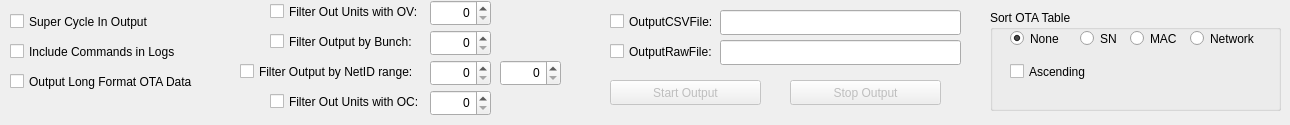
        <widget class="QWidget" name="OutputTab">
         <property name="toolTip">
          <string>Output Tab: Control of how and where End Device information gets logged.</string>
         </property>
         <attribute name="title">
          <string>Output</string>
         </attribute>
         <widget class="QCheckBox" name="outputIncludeCommandsInLogCheckBox">
          <property name="geometry">
           <rect>
            <x>10</x>
            <y>40</y>
            <width>181</width>
            <height>23</height>
           </rect>
          </property>
          <property name="toolTip">
           <string>Click to include commands sent to gateway (in chronological order within end device output) in online or logged output.</string>
          </property>
          <property name="text">
           <string>Include Commands in Logs</string>
          </property>
         </widget>
         <widget class="QCheckBox" name="outputOutputLongFormatOTADataCheckBox">
          <property name="geometry">
           <rect>
            <x>10</x>
            <y>70</y>
            <width>211</width>
            <height>23</height>
           </rect>
          </property>
          <property name="toolTip">
           <string>Click to display end device information in Long Format.</string>
          </property>
          <property name="text">
           <string>Output Long Format OTA Data</string>
          </property>
         </widget>
         <widget class="QCheckBox" name="outputSuperCycleInOutputCheckBox">
          <property name="geometry">
           <rect>
            <x>10</x>
            <y>10</y>
            <width>161</width>
            <height>23</height>
           </rect>
          </property>
          <property name="toolTip">
           <string>Click to include Super Cycle Information in output.</string>
          </property>
          <property name="text">
           <string>Super Cycle In Output</string>
          </property>
         </widget>
         <widget class="QCheckBox" name="outputFilterOutUnitsWithOVCheckBox">
          <property name="geometry">
           <rect>
            <x>270</x>
            <y>0</y>
            <width>161</width>
            <height>23</height>
           </rect>
          </property>
          <property name="toolTip">
           <string>If checked, filter output of optimizers with this OV.</string>
          </property>
          <property name="text">
           <string>Filter Out Units with OV:</string>
          </property>
         </widget>
         <widget class="QCheckBox" name="outputFilterOutputByBunchCheckBox">
          <property name="geometry">
           <rect>
            <x>270</x>
            <y>30</y>
            <width>161</width>
            <height>23</height>
           </rect>
          </property>
          <property name="toolTip">
           <string>If Clicked, output will be filtered to end devices with the same bunch ID as specified to the right.</string>
          </property>
          <property name="text">
           <string>Filter Output by Bunch:</string>
          </property>
         </widget>
         <widget class="QCheckBox" name="outputFilterOutputByNetIDRangeCheckBox">
          <property name="geometry">
           <rect>
            <x>240</x>
            <y>60</y>
            <width>191</width>
            <height>23</height>
           </rect>
          </property>
          <property name="toolTip">
           <string>If Clicked, will filter output to those units contained (inclusive) within the Start and End Network address in the spinboxes to only the right.</string>
          </property>
          <property name="text">
           <string>Filter Output by NetID range:</string>
          </property>
         </widget>
         <widget class="QCheckBox" name="outputFilterOutUnitsWithOCCheckBox">
          <property name="geometry">
           <rect>
            <x>270</x>
            <y>90</y>
            <width>161</width>
            <height>23</height>
           </rect>
          </property>
          <property name="toolTip">
           <string>If Clicked, filter output of optimizers reporting this OC</string>
          </property>
          <property name="text">
           <string>Filter Out Units with OC:</string>
          </property>
         </widget>
         <widget class="QCheckBox" name="outputFilterOutputCSVFileCheckBox">
          <property name="geometry">
           <rect>
            <x>610</x>
            <y>10</y>
            <width>111</width>
            <height>23</height>
           </rect>
          </property>
          <property name="toolTip">
           <string>If Clicked, output will be logged in CSV format into the named file specified in the line edit box to the right.</string>
          </property>
          <property name="text">
           <string>OutputCSVFile:</string>
          </property>
         </widget>
         <widget class="QLineEdit" name="outputOutputCSVFileLineEdit">
          <property name="geometry">
           <rect>
            <x>720</x>
            <y>10</y>
            <width>241</width>
            <height>25</height>
           </rect>
          </property>
          <property name="toolTip">
           <string>Partial Name of the file where CSV output will be logged (date will be appended to this name, extension csv)</string>
          </property>
         </widget>
         <widget class="QCheckBox" name="outputFilterOutputRawFileCheckBox">
          <property name="geometry">
           <rect>
            <x>610</x>
            <y>40</y>
            <width>111</width>
            <height>23</height>
           </rect>
          </property>
          <property name="toolTip">
           <string>If Clicked, output will be logged in RAW (straight from gateway)  format into the named file specified in the line edit box to the right.</string>
          </property>
          <property name="text">
           <string>OutputRawFile:</string>
          </property>
         </widget>
         <widget class="QLineEdit" name="outputOutputRawFileLineEdit">
          <property name="geometry">
           <rect>
            <x>720</x>
            <y>40</y>
            <width>241</width>
            <height>25</height>
           </rect>
          </property>
          <property name="toolTip">
           <string>Partial Name of the file where RAW output will be logged (date will be appended to this name, extension csv)</string>
          </property>
         </widget>
         <widget class="QPushButton" name="outputStartOutputPushButton">
          <property name="enabled">
           <bool>false</bool>
          </property>
          <property name="geometry">
           <rect>
            <x>610</x>
            <y>80</y>
            <width>151</width>
            <height>25</height>
           </rect>
          </property>
          <property name="minimumSize">
           <size>
            <width>0</width>
            <height>0</height>
           </size>
          </property>
          <property name="toolTip">
           <string>Logging will begin, if check boxed selected,  to the specified file (CSV, Raw, or both). If file not specified, will allow choice of path and file name to log to.. </string>
          </property>
          <property name="text">
           <string>Start Output</string>
          </property>
         </widget>
         <widget class="QSpinBox" name="outputFilterOutUnitsWithOVSpinBox">
          <property name="geometry">
           <rect>
            <x>430</x>
            <y>0</y>
            <width>61</width>
            <height>26</height>
           </rect>
          </property>
          <property name="toolTip">
           <string>Set Value to filter out units with this OTA OV reported value</string>
          </property>
          <property name="layoutDirection">
           <enum>Qt::LeftToRight</enum>
          </property>
          <property name="inputMethodHints">
           <set>Qt::ImhPreferUppercase|Qt::ImhUppercaseOnly</set>
          </property>
          <property name="alignment">
           <set>Qt::AlignRight|Qt::AlignTrailing|Qt::AlignVCenter</set>
          </property>
          <property name="minimum">
           <number>0</number>
          </property>
          <property name="maximum">
           <number>255</number>
          </property>
          <property name="value">
           <number>0</number>
          </property>
          <property name="displayIntegerBase">
           <number>10</number>
          </property>
         </widget>
         <widget class="QSpinBox" name="outputFilterOutputByBunchSpinBox">
          <property name="geometry">
           <rect>
            <x>430</x>
            <y>30</y>
            <width>61</width>
            <height>26</height>
           </rect>
          </property>
          <property name="toolTip">
           <string>Output will be filter by this HEX  &lt;XXX&gt; value</string>
          </property>
          <property name="layoutDirection">
           <enum>Qt::LeftToRight</enum>
          </property>
          <property name="inputMethodHints">
           <set>Qt::ImhPreferUppercase|Qt::ImhUppercaseOnly</set>
          </property>
          <property name="alignment">
           <set>Qt::AlignRight|Qt::AlignTrailing|Qt::AlignVCenter</set>
          </property>
          <property name="minimum">
           <number>0</number>
          </property>
          <property name="maximum">
           <number>255</number>
          </property>
          <property name="value">
           <number>0</number>
          </property>
          <property name="displayIntegerBase">
           <number>16</number>
          </property>
         </widget>
         <widget class="QPushButton" name="outputStopOutputPushButton">
          <property name="enabled">
           <bool>false</bool>
          </property>
          <property name="geometry">
           <rect>
            <x>790</x>
            <y>80</y>
            <width>151</width>
            <height>25</height>
           </rect>
          </property>
          <property name="minimumSize">
           <size>
            <width>0</width>
            <height>0</height>
           </size>
          </property>
          <property name="toolTip">
           <string>If logging output to a file, will terminate logging and close the file.</string>
          </property>
          <property name="text">
           <string>Stop Output</string>
          </property>
         </widget>
         <widget class="QSpinBox" name="outputFilterOutputNetIDStartToUseSpinBox">
          <property name="geometry">
           <rect>
            <x>430</x>
            <y>60</y>
            <width>61</width>
            <height>26</height>
           </rect>
          </property>
          <property name="toolTip">
           <string>Select start value Network Address # in HEX (000 -&gt; FFF) See Chapter 2 of Commands and Registers Document.</string>
          </property>
          <property name="layoutDirection">
           <enum>Qt::LeftToRight</enum>
          </property>
          <property name="inputMethodHints">
           <set>Qt::ImhPreferUppercase|Qt::ImhUppercaseOnly</set>
          </property>
          <property name="alignment">
           <set>Qt::AlignRight|Qt::AlignTrailing|Qt::AlignVCenter</set>
          </property>
          <property name="minimum">
           <number>0</number>
          </property>
          <property name="maximum">
           <number>4095</number>
          </property>
          <property name="value">
           <number>0</number>
          </property>
          <property name="displayIntegerBase">
           <number>16</number>
          </property>
         </widget>
         <widget class="QSpinBox" name="outputFilterOutputNetIDEndToUseSpinBox">
          <property name="geometry">
           <rect>
            <x>500</x>
            <y>60</y>
            <width>61</width>
            <height>26</height>
           </rect>
          </property>
          <property name="toolTip">
           <string>Select end value Network Address # in HEX (000 -&gt; FFF) See Chapter 2 of Commands and Registers Document.</string>
          </property>
          <property name="layoutDirection">
           <enum>Qt::LeftToRight</enum>
          </property>
          <property name="inputMethodHints">
           <set>Qt::ImhPreferUppercase|Qt::ImhUppercaseOnly</set>
          </property>
          <property name="alignment">
           <set>Qt::AlignRight|Qt::AlignTrailing|Qt::AlignVCenter</set>
          </property>
          <property name="minimum">
           <number>0</number>
          </property>
          <property name="maximum">
           <number>4095</number>
          </property>
          <property name="value">
           <number>0</number>
          </property>
          <property name="displayIntegerBase">
           <number>16</number>
          </property>
         </widget>
         <widget class="QSpinBox" name="outputFilterOutUnitsWithOCSpinBox">
          <property name="geometry">
           <rect>
            <x>430</x>
            <y>90</y>
            <width>61</width>
            <height>26</height>
           </rect>
          </property>
          <property name="toolTip">
           <string>Set Value to filter out units with this OTA OC reported value</string>
          </property>
          <property name="layoutDirection">
           <enum>Qt::LeftToRight</enum>
          </property>
          <property name="inputMethodHints">
           <set>Qt::ImhPreferUppercase|Qt::ImhUppercaseOnly</set>
          </property>
          <property name="alignment">
           <set>Qt::AlignRight|Qt::AlignTrailing|Qt::AlignVCenter</set>
          </property>
          <property name="minimum">
           <number>0</number>
          </property>
          <property name="maximum">
           <number>255</number>
          </property>
          <property name="value">
           <number>0</number>
          </property>
          <property name="displayIntegerBase">
           <number>10</number>
          </property>
         </widget>
         <widget class="QGroupBox" name="outputSortOTATableGroupBox">
          <property name="geometry">
           <rect>
            <x>990</x>
            <y>10</y>
            <width>291</width>
            <height>101</height>
           </rect>
          </property>
          <property name="toolTip">
           <string/>
          </property>
          <property name="title">
           <string>Sort OTA Table</string>
          </property>
          <widget class="QRadioButton" name="outputSortOTATableRadioButtonNone">
           <property name="geometry">
            <rect>
             <x>20</x>
             <y>20</y>
             <width>51</width>
             <height>17</height>
            </rect>
           </property>
           <property name="toolTip">
            <string>If selected, contents of the OTA table will be sorted on a 'ascending first come first served' basis.</string>
           </property>
           <property name="text">
            <string>None</string>
           </property>
           <property name="checked">
            <bool>true</bool>
           </property>
          </widget>
          <widget class="QRadioButton" name="outputSortOTATableRadioButtonSerialNumber">
           <property name="geometry">
            <rect>
             <x>90</x>
             <y>20</y>
             <width>42</width>
             <height>17</height>
            </rect>
           </property>
           <property name="toolTip">
            <string>If selected, optimizers in the OTA Display area will be sorted by serial number (SN).</string>
           </property>
           <property name="text">
            <string>SN</string>
           </property>
          </widget>
          <widget class="QRadioButton" name="outputSortOTATableRadioButtonMAC">
           <property name="geometry">
            <rect>
             <x>140</x>
             <y>20</y>
             <width>51</width>
             <height>17</height>
            </rect>
           </property>
           <property name="toolTip">
            <string>If selected, optimizers in the OTA Display area will be sorted by MAC.</string>
           </property>
           <property name="text">
            <string>MAC</string>
           </property>
          </widget>
          <widget class="QRadioButton" name="outputSortOTATableRadioButtonNetwork">
           <property name="geometry">
            <rect>
             <x>200</x>
             <y>20</y>
             <width>81</width>
             <height>17</height>
            </rect>
           </property>
           <property name="toolTip">
            <string>If selected, optimizers in the OTA Display area will be sorted by Network (Bunch, NetID)</string>
           </property>
           <property name="text">
            <string>Network</string>
           </property>
          </widget>
          <widget class="QCheckBox" name="outputSortOTATableAscendingCheckBox">
           <property name="geometry">
            <rect>
             <x>20</x>
             <y>50</y>
             <width>91</width>
             <height>23</height>
            </rect>
           </property>
           <property name="toolTip">
            <string>If selected sort method is not 'None', optimizers will be sorted in ascending order if this check box is selected, descending order otherwise.</string>
           </property>
           <property name="text">
            <string>Ascending</string>
           </property>
          </widget>
         </widget>
        </widget>
